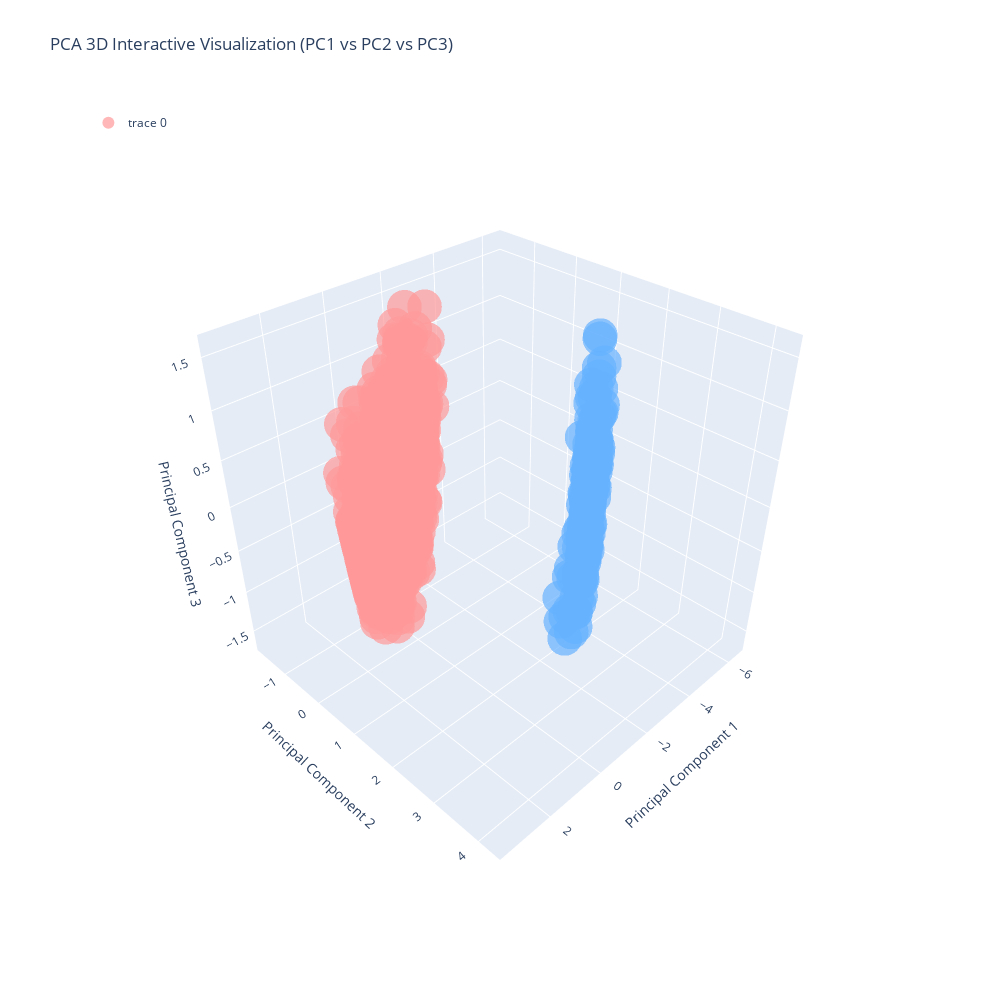

Notebook source saved alongside this figure:
### Code cell
# Create interactive 3D visualization for PC1, PC2, and PC3 using plotly
import plotly.express as px
import plotly.graph_objects as go

# PCA with 3 components
pca_3d = PCA(n_components=3)
pca_3d_result = pca_3d.fit_transform(scaled_data)
pca_3d_df = pd.DataFrame(data=pca_3d_result, columns=['PC1', 'PC2', 'PC3'])

# Create 3D scatter plot
fig = go.Figure(data=[go.Scatter3d(
    x=pca_3d_df['PC1'],
    y=pca_3d_df['PC2'],
    z=pca_3d_df['PC3'],
    mode='markers',
    marker=dict(
        size=12,  # Increased marker size
        color=df['Abandon'],
        colorscale=[[0, '#FF9999'], [1, '#66B2FF']],
        opacity=0.7
    ),
    hovertemplate='PC1: %{x:.2f}<br>PC2: %{y:.2f}<br>PC3: %{z:.2f}<br>Abandon: %{text}<extra></extra>',
    text=['Non-Abandon' if x == 0 else 'Abandon' for x in df['Abandon']]
)])

# Update layout with square aspect ratio and larger size
fig.update_layout(
    title='PCA 3D Interactive Visualization (PC1 vs PC2 vs PC3)',
    width=1000,  # Set width
    height=1000,  # Set equal height for square aspect ratio
    scene=dict(
        xaxis_title='Principal Component 1',
        yaxis_title='Principal Component 2',
        zaxis_title='Principal Component 3',
        camera=dict(
            eye=dict(x=1.5, y=1.5, z=1.5)
        ),
        aspectmode='cube'  # Force cubic aspect ratio
    ),
    showlegend=True,
    legend=dict(
        yanchor="top",
        y=0.99,
        xanchor="left",
        x=0.01
    )
)

# Show interactive plot
fig.show()

### Figure 1 — Plotly figure (JSON) as saved in the notebook; plotly's stock layout.template omitted (floating-point values rounded to 4 significant figures; data arrays with more than 128 entries replaced by an {"elided": "..."} marker saying what was removed)
{"data": [{"hovertemplate": "PC1: %{x:.2f}<br>PC2: %{y:.2f}<br>PC3: %{z:.2f}<br>Abandon: %{text}<extra></extra>", "marker": {"color": {"elided": "2000 int values"}, "colorscale": [[0, "#FF9999"], [1, "#66B2FF"]], "opacity": 0.7, "size": 12}, "mode": "markers", "text": {"elided": "2000 str values"}, "type": "scatter3d", "x": {"elided": "2000 float values"}, "y": {"elided": "2000 float values"}, "z": {"elided": "2000 float values"}}], "layout": {"height": 1000, "legend": {"x": 0.01, "xanchor": "left", "y": 0.99, "yanchor": "top"}, "scene": {"aspectmode": "cube", "camera": {"eye": {"x": 1.5, "y": 1.5, "z": 1.5}}, "xaxis": {"title": {"text": "Principal Component 1"}}, "yaxis": {"title": {"text": "Principal Component 2"}}, "zaxis": {"title": {"text": "Principal Component 3"}}}, "showlegend": true, "title": {"text": "PCA 3D Interactive Visualization (PC1 vs PC2 vs PC3)"}, "width": 1000}}
